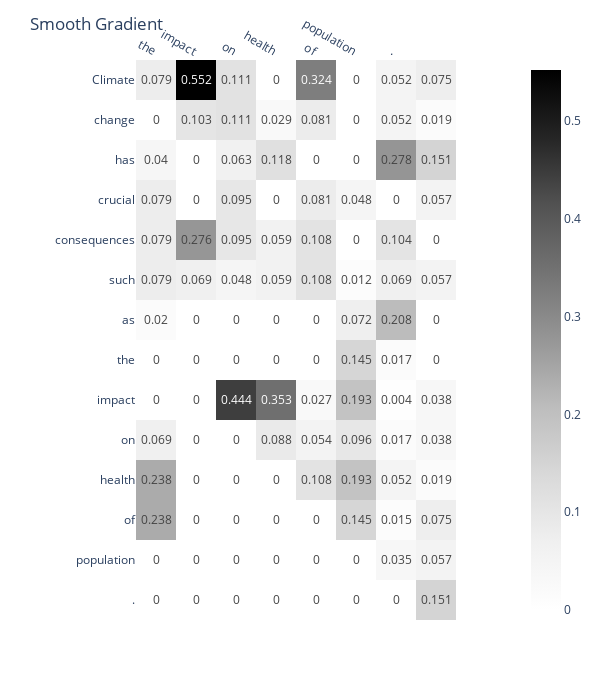

The cell this chart's notebook holds for it:
### Code cell
fig = generate_heat_map_from_grad_matrix(grad_matrix_list[2].T, tokenizer, sample_text, result, h=700)

fig.update_layout(title_text="Smooth Gradient")
fig.show()

### Figure 1 — Plotly figure (JSON) as saved in the notebook; plotly's stock layout.template omitted (floating-point values rounded to 4 significant figures; data arrays with more than 128 entries replaced by an {"elided": "..."} marker saying what was removed)
{"data": [{"coloraxis": "coloraxis", "hovertemplate": "x: %{x}<br>y: %{y}<br>color: %{z}<extra></extra>", "name": "0", "texttemplate": "%{z}", "type": "heatmap", "x": [" the", " impact", " on", " the", " health", " of", " the", " population", ".", "\n"], "xaxis": "x", "y": ["Climate", " change", " has", " crucial", " consequences", " such", " as", " the", " impact", " on", " the", " health", " of", " the", " population", "."], "yaxis": "y", "z": {"elided": "16x10 float values"}}], "layout": {"coloraxis": {"colorscale": [[0, "rgb(255,255,255)"], [0.125, "rgb(240,240,240)"], [0.25, "rgb(217,217,217)"], [0.375, "rgb(189,189,189)"], [0.5, "rgb(150,150,150)"], [0.625, "rgb(115,115,115)"], [0.75, "rgb(82,82,82)"], [0.875, "rgb(37,37,37)"], [1, "rgb(0,0,0)"]]}, "height": 700, "margin": {"t": 60}, "title": {"text": "Smooth Gradient"}, "width": 600, "xaxis": {"anchor": "y", "constrain": "domain", "domain": [0, 1], "scaleanchor": "y", "side": "top", "tickfont": {"size": 12}}, "yaxis": {"anchor": "x", "autorange": "reversed", "constrain": "domain", "domain": [0, 1], "tickfont": {"size": 12}}}}
